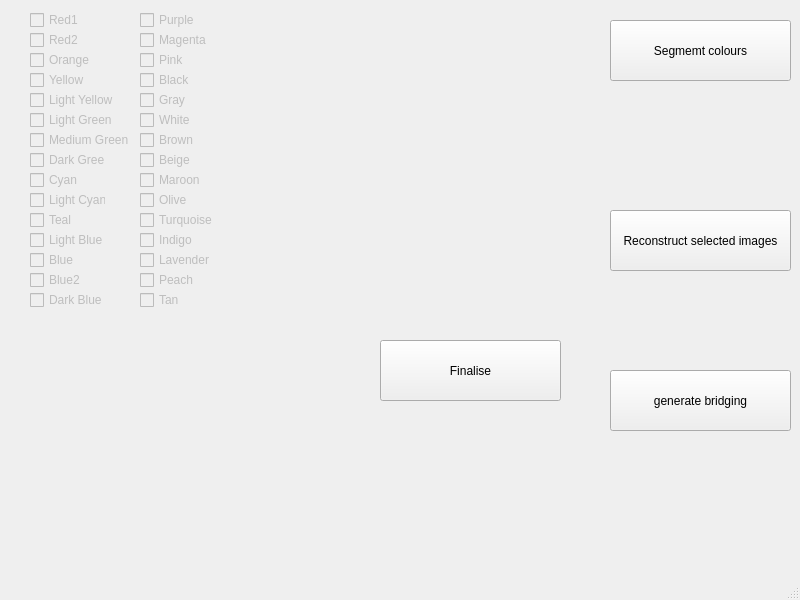
<?xml version="1.0" encoding="UTF-8"?>
<ui version="4.0">
 <class>MainWindow</class>
 <widget class="QMainWindow" name="MainWindow">
  <property name="geometry">
   <rect>
    <x>0</x>
    <y>0</y>
    <width>800</width>
    <height>600</height>
   </rect>
  </property>
  <property name="windowTitle">
   <string>MainWindow</string>
  </property>
  <widget class="QWidget" name="centralwidget">
   <widget class="QPushButton" name="Auto">
    <property name="enabled">
     <bool>true</bool>
    </property>
    <property name="geometry">
     <rect>
      <x>610</x>
      <y>20</y>
      <width>181</width>
      <height>61</height>
     </rect>
    </property>
    <property name="text">
     <string>Segmemt colours</string>
    </property>
    <property name="flat">
     <bool>false</bool>
    </property>
   </widget>
   <widget class="QCheckBox" name="red1">
    <property name="enabled">
     <bool>false</bool>
    </property>
    <property name="geometry">
     <rect>
      <x>30</x>
      <y>10</y>
      <width>76</width>
      <height>20</height>
     </rect>
    </property>
    <property name="text">
     <string>Red1</string>
    </property>
   </widget>
   <widget class="QCheckBox" name="red2">
    <property name="enabled">
     <bool>false</bool>
    </property>
    <property name="geometry">
     <rect>
      <x>30</x>
      <y>30</y>
      <width>76</width>
      <height>20</height>
     </rect>
    </property>
    <property name="text">
     <string>Red2</string>
    </property>
   </widget>
   <widget class="QCheckBox" name="orange">
    <property name="enabled">
     <bool>false</bool>
    </property>
    <property name="geometry">
     <rect>
      <x>30</x>
      <y>50</y>
      <width>76</width>
      <height>20</height>
     </rect>
    </property>
    <property name="text">
     <string>Orange</string>
    </property>
   </widget>
   <widget class="QCheckBox" name="yellow">
    <property name="enabled">
     <bool>false</bool>
    </property>
    <property name="geometry">
     <rect>
      <x>30</x>
      <y>70</y>
      <width>76</width>
      <height>20</height>
     </rect>
    </property>
    <property name="text">
     <string>Yellow</string>
    </property>
   </widget>
   <widget class="QCheckBox" name="lGreen">
    <property name="enabled">
     <bool>false</bool>
    </property>
    <property name="geometry">
     <rect>
      <x>30</x>
      <y>110</y>
      <width>101</width>
      <height>20</height>
     </rect>
    </property>
    <property name="text">
     <string>Light Green</string>
    </property>
   </widget>
   <widget class="QCheckBox" name="dGreen">
    <property name="enabled">
     <bool>false</bool>
    </property>
    <property name="geometry">
     <rect>
      <x>30</x>
      <y>150</y>
      <width>76</width>
      <height>20</height>
     </rect>
    </property>
    <property name="text">
     <string>Dark Green</string>
    </property>
   </widget>
   <widget class="QCheckBox" name="cyan">
    <property name="enabled">
     <bool>false</bool>
    </property>
    <property name="geometry">
     <rect>
      <x>30</x>
      <y>170</y>
      <width>76</width>
      <height>20</height>
     </rect>
    </property>
    <property name="text">
     <string>Cyan</string>
    </property>
   </widget>
   <widget class="QCheckBox" name="teal">
    <property name="enabled">
     <bool>false</bool>
    </property>
    <property name="geometry">
     <rect>
      <x>30</x>
      <y>210</y>
      <width>76</width>
      <height>20</height>
     </rect>
    </property>
    <property name="text">
     <string>Teal</string>
    </property>
   </widget>
   <widget class="QCheckBox" name="green">
    <property name="enabled">
     <bool>false</bool>
    </property>
    <property name="geometry">
     <rect>
      <x>30</x>
      <y>130</y>
      <width>131</width>
      <height>20</height>
     </rect>
    </property>
    <property name="text">
     <string>Medium Green</string>
    </property>
   </widget>
   <widget class="QCheckBox" name="lBlue">
    <property name="enabled">
     <bool>false</bool>
    </property>
    <property name="geometry">
     <rect>
      <x>30</x>
      <y>230</y>
      <width>76</width>
      <height>20</height>
     </rect>
    </property>
    <property name="text">
     <string>Light Blue</string>
    </property>
   </widget>
   <widget class="QCheckBox" name="magenta">
    <property name="enabled">
     <bool>false</bool>
    </property>
    <property name="geometry">
     <rect>
      <x>140</x>
      <y>30</y>
      <width>76</width>
      <height>20</height>
     </rect>
    </property>
    <property name="text">
     <string>Magenta</string>
    </property>
   </widget>
   <widget class="QCheckBox" name="mBlue">
    <property name="enabled">
     <bool>false</bool>
    </property>
    <property name="geometry">
     <rect>
      <x>30</x>
      <y>250</y>
      <width>101</width>
      <height>20</height>
     </rect>
    </property>
    <property name="text">
     <string>Blue</string>
    </property>
   </widget>
   <widget class="QCheckBox" name="white">
    <property name="enabled">
     <bool>false</bool>
    </property>
    <property name="geometry">
     <rect>
      <x>140</x>
      <y>110</y>
      <width>76</width>
      <height>20</height>
     </rect>
    </property>
    <property name="text">
     <string>White</string>
    </property>
   </widget>
   <widget class="QCheckBox" name="gray">
    <property name="enabled">
     <bool>false</bool>
    </property>
    <property name="geometry">
     <rect>
      <x>140</x>
      <y>90</y>
      <width>76</width>
      <height>20</height>
     </rect>
    </property>
    <property name="text">
     <string>Gray</string>
    </property>
   </widget>
   <widget class="QCheckBox" name="purple">
    <property name="enabled">
     <bool>false</bool>
    </property>
    <property name="geometry">
     <rect>
      <x>140</x>
      <y>10</y>
      <width>76</width>
      <height>20</height>
     </rect>
    </property>
    <property name="text">
     <string>Purple</string>
    </property>
   </widget>
   <widget class="QCheckBox" name="dBlue">
    <property name="enabled">
     <bool>false</bool>
    </property>
    <property name="geometry">
     <rect>
      <x>30</x>
      <y>290</y>
      <width>76</width>
      <height>20</height>
     </rect>
    </property>
    <property name="text">
     <string>Dark Blue</string>
    </property>
   </widget>
   <widget class="QCheckBox" name="black">
    <property name="enabled">
     <bool>false</bool>
    </property>
    <property name="geometry">
     <rect>
      <x>140</x>
      <y>70</y>
      <width>76</width>
      <height>20</height>
     </rect>
    </property>
    <property name="text">
     <string>Black</string>
    </property>
   </widget>
   <widget class="QPushButton" name="reconstruct">
    <property name="enabled">
     <bool>true</bool>
    </property>
    <property name="geometry">
     <rect>
      <x>610</x>
      <y>210</y>
      <width>181</width>
      <height>61</height>
     </rect>
    </property>
    <property name="text">
     <string>Reconstruct selected images</string>
    </property>
    <property name="flat">
     <bool>false</bool>
    </property>
   </widget>
   <widget class="QPushButton" name="generate">
    <property name="enabled">
     <bool>true</bool>
    </property>
    <property name="geometry">
     <rect>
      <x>610</x>
      <y>370</y>
      <width>181</width>
      <height>61</height>
     </rect>
    </property>
    <property name="text">
     <string>generate bridging</string>
    </property>
    <property name="flat">
     <bool>false</bool>
    </property>
   </widget>
   <widget class="QPushButton" name="finalise">
    <property name="enabled">
     <bool>true</bool>
    </property>
    <property name="geometry">
     <rect>
      <x>380</x>
      <y>340</y>
      <width>181</width>
      <height>61</height>
     </rect>
    </property>
    <property name="text">
     <string>Finalise</string>
    </property>
    <property name="flat">
     <bool>false</bool>
    </property>
   </widget>
   <widget class="QCheckBox" name="light_yellow">
    <property name="enabled">
     <bool>false</bool>
    </property>
    <property name="geometry">
     <rect>
      <x>30</x>
      <y>90</y>
      <width>91</width>
      <height>20</height>
     </rect>
    </property>
    <property name="text">
     <string>Light Yellow</string>
    </property>
   </widget>
   <widget class="QCheckBox" name="light_cyan">
    <property name="enabled">
     <bool>false</bool>
    </property>
    <property name="geometry">
     <rect>
      <x>30</x>
      <y>190</y>
      <width>76</width>
      <height>20</height>
     </rect>
    </property>
    <property name="text">
     <string>Light Cyan</string>
    </property>
   </widget>
   <widget class="QCheckBox" name="blue2">
    <property name="enabled">
     <bool>false</bool>
    </property>
    <property name="geometry">
     <rect>
      <x>30</x>
      <y>270</y>
      <width>101</width>
      <height>20</height>
     </rect>
    </property>
    <property name="text">
     <string>Blue2</string>
    </property>
   </widget>
   <widget class="QCheckBox" name="pink">
    <property name="enabled">
     <bool>false</bool>
    </property>
    <property name="geometry">
     <rect>
      <x>140</x>
      <y>50</y>
      <width>76</width>
      <height>20</height>
     </rect>
    </property>
    <property name="text">
     <string>Pink</string>
    </property>
   </widget>
   <widget class="QCheckBox" name="brown">
    <property name="enabled">
     <bool>false</bool>
    </property>
    <property name="geometry">
     <rect>
      <x>140</x>
      <y>130</y>
      <width>76</width>
      <height>20</height>
     </rect>
    </property>
    <property name="text">
     <string>Brown</string>
    </property>
   </widget>
   <widget class="QCheckBox" name="beige">
    <property name="enabled">
     <bool>false</bool>
    </property>
    <property name="geometry">
     <rect>
      <x>140</x>
      <y>150</y>
      <width>76</width>
      <height>20</height>
     </rect>
    </property>
    <property name="text">
     <string>Beige</string>
    </property>
   </widget>
   <widget class="QCheckBox" name="maroon">
    <property name="enabled">
     <bool>false</bool>
    </property>
    <property name="geometry">
     <rect>
      <x>140</x>
      <y>170</y>
      <width>76</width>
      <height>20</height>
     </rect>
    </property>
    <property name="text">
     <string>Maroon</string>
    </property>
   </widget>
   <widget class="QCheckBox" name="olive">
    <property name="enabled">
     <bool>false</bool>
    </property>
    <property name="geometry">
     <rect>
      <x>140</x>
      <y>190</y>
      <width>76</width>
      <height>20</height>
     </rect>
    </property>
    <property name="text">
     <string>Olive</string>
    </property>
   </widget>
   <widget class="QCheckBox" name="turquoise">
    <property name="enabled">
     <bool>false</bool>
    </property>
    <property name="geometry">
     <rect>
      <x>140</x>
      <y>210</y>
      <width>81</width>
      <height>20</height>
     </rect>
    </property>
    <property name="text">
     <string>Turquoise</string>
    </property>
   </widget>
   <widget class="QCheckBox" name="indigo">
    <property name="enabled">
     <bool>false</bool>
    </property>
    <property name="geometry">
     <rect>
      <x>140</x>
      <y>230</y>
      <width>81</width>
      <height>20</height>
     </rect>
    </property>
    <property name="text">
     <string>Indigo</string>
    </property>
   </widget>
   <widget class="QCheckBox" name="lavender">
    <property name="enabled">
     <bool>false</bool>
    </property>
    <property name="geometry">
     <rect>
      <x>140</x>
      <y>250</y>
      <width>81</width>
      <height>20</height>
     </rect>
    </property>
    <property name="text">
     <string>Lavender</string>
    </property>
   </widget>
   <widget class="QCheckBox" name="peach">
    <property name="enabled">
     <bool>false</bool>
    </property>
    <property name="geometry">
     <rect>
      <x>140</x>
      <y>270</y>
      <width>81</width>
      <height>20</height>
     </rect>
    </property>
    <property name="text">
     <string>Peach</string>
    </property>
   </widget>
   <widget class="QCheckBox" name="tan">
    <property name="enabled">
     <bool>false</bool>
    </property>
    <property name="geometry">
     <rect>
      <x>140</x>
      <y>290</y>
      <width>81</width>
      <height>20</height>
     </rect>
    </property>
    <property name="text">
     <string>Tan</string>
    </property>
   </widget>
  </widget>
  <widget class="QMenuBar" name="menubar">
   <property name="geometry">
    <rect>
     <x>0</x>
     <y>0</y>
     <width>800</width>
     <height>22</height>
    </rect>
   </property>
  </widget>
  <widget class="QStatusBar" name="statusbar"/>
 </widget>
 <resources/>
 <connections/>
</ui>
